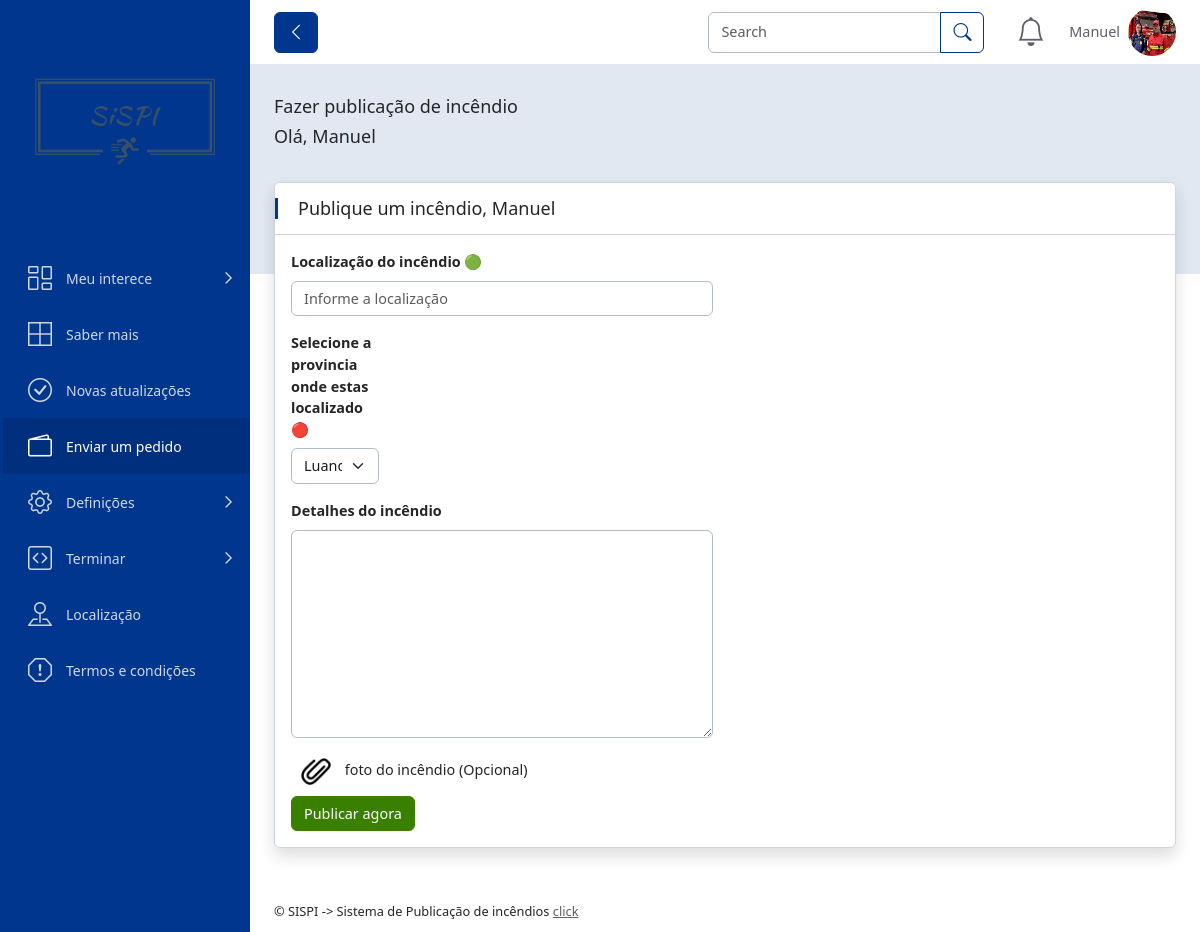
The page /sisai/area_publica.php (signed in) on the database its author committed.
### tables this page shows
CREATE TABLE `usuarios` (
  `id` int(11) NOT NULL,
  `username` varchar(50) NOT NULL,
  `password` varchar(255) NOT NULL,
  `email` varchar(100) NOT NULL,
  `photo` varchar(255) DEFAULT 'default.jpg'
);

### sisai/top.php (the view, shortened to what this page needs)
<?php
 $conn = new mysqli("localhost", "root", "", "publicacao");
?>
    <div class="app-header d-flex align-items-center">
<div class="d-flex">
    <button class="btn btn-primary me-2 pin-sidebar" id="pin-sidebar">
        <i class="bi bi-chevron-left fs-5"></i>
    </button>
</div>
<div class="header-actions">
    <div class="d-lg-block d-none me-2">
        <div class="input-group">
            <input type="text" class="form-control" placeholder="Search" />
            <button class="btn btn-outline-primary" type="button">
                <i class="bi bi-search fs-5"></i>
            </button>
        </div>
    </div>
<div class="dropdown ms-3">
    <a class="dropdown-toggle d-flex p-2 py-3" href="#!" role="button" data-bs-toggle="dropdown" aria-expanded="false">
        <i class="bi bi-bell fs-2 lh-1"></i>
    </a>
        <?php
        $user_id = $_SESSION['id'];
        ?>
</div>
    <div class="dropdown ms-3">
        <?php
         $user_sql = "SELECT username, photo FROM usuarios WHERE id = $user_id";
         $user_result = $conn->query($user_sql);
         $user_row = $user_result->fetch_assoc();
        ?>
        <a id="userSettings" class="dropdown-toggle d-flex py-2 align-items-center text-decoration-none"
            href="#!" role="button" data-bs-toggle="dropdown" aria-expanded="false">
            <?php
            echo '<span class="d-none d-md-block me-2">'. $user_row["username"]. '</span>';
           echo ' <img src="upload/' . $user_row["photo"] . '" class="rounded-circle img-3x" alt="Bootstrap Gallery" />';
            ?>
        </a>
    </div>
</div>
</div>

### sisai/area_publica.php (shortened to what this page needs)
<!DOCTYPE html>
<html lang="en">
	<head>
		<link rel="stylesheet" href="assets/fonts/bootstrap/bootstrap-icons.css" />
		<link rel="stylesheet" href="assets/css/main.min.css" />
		<link rel="stylesheet" href="assets/vendor/overlay-scroll/OverlayScrollbars.min.css" />
	</head>
	<body>
		<div class="page-wrapper">
			<div class="main-container">
				<nav id="sidebar" class="sidebar-wrapper">
					<div class="app-brand px-3 py-3 d-flex align-items-center">
						<a href="index.html">
							<img src="../image/icones/icones2/logo_transparent.png" width="100%"  alt="Sistema de Publicação de incêndios" />
						</a>
					</div>
					<div class="sidebarMenuScroll">
						<ul class="sidebar-menu">
							<li class="treeview">
								<a href="#!">
									<i class="bi bi-columns-gap"></i>
									<span class="menu-text">Meu interece</span>
								</a>
							</li>
							<li>
								<a href="#">
									<i class="bi bi-border-all"></i>
									<span class="menu-text">Saber mais</span>
								</a>
							</li>
							<li>
								<a href="subscribers.html">
									<i class="bi bi-check-circle"></i>
									<span class="menu-text">Novas atualizações</span>
								</a>
							</li>
							<li class="active current-page">
								<a href="contacts.html">
									<i class="bi bi-wallet2"></i>
									<span class="menu-text">Enviar um pedido</span>
								</a>
							</li>
							<li class="treeview">
								<a href="#!">
									<i class="bi bi-gear"></i>
									<span class="menu-text">Definições</span>
								</a>
							</li>
							<li class="treeview">
								<a href="#!">
									<i class="bi bi-code-square"></i>
									<span class="menu-text">Terminar</span>
								</a>
							</li>
							<li>
								<a href="maps.html">
									<i class="bi bi-pin-map"></i>
									<span class="menu-text">Localização</span>
								</a>
							</li>
							<li>
								<a href="maintenance.html">
									<i class="bi bi-exclamation-octagon"></i>
									<span class="menu-text">Termos e condições</span>
								</a>
							</li>
						</ul>
					</div>
				</nav>
				<div class="app-container">
				<?php  include('top.php');?>
                    <div class="app-hero-header">
						<h5 class="fw-light">Fazer publicação de incêndio</h5>
						<h5 class="fw-light">Olá,  <?php echo $user_row['username']?> </h5>
					</div>
		<div class="app-body">
			<div class="row">
				<div class="col-xl-12">
					<div class="card shadow mb-4">
								<div class="card-header">
									<h5 class="card-title">Publique um incêndio,  <?php echo $user_row['username']?></h5>
								</div>
								<div class="card-body">
			<form method="post" action="<?php echo htmlspecialchars($_SERVER["PHP_SELF"]); ?>" enctype="multipart/form-data">
                <div class="create-invoice-wrapper">
                <div class="row">
                 <div class="col-sm-6 col-12">
                 <div class="row">
                    <div class="col-sm-12 col-12">
                 <div class="mb-3">
                 <label for="customerName" class="form-label">Localização do incêndio 🟢</label>
                      <input type="text" require maxlength="80" name="location" id="customerName" class="form-control" require  placeholder="Informe a localização" />
                  </div>
                  </div>
             <div class="col-lg-3 col-sm-4 col-12">
                  <div class="mb-3">
               <label class="form-label">Selecione a provincia onde estas localizado 🔴</label>
                   <select class="form-select" require name="cidade">
                 <option value="Luanda">Luanda</option>
                    </select>
               </div>
          </div>
               <div class="col-sm-12 col-12">
                  <div class="mb-2">
               <label for="msgCustomer" class="form-label">Detalhes do incêndio</label>
                <textarea rows="9" require maxlength="200" name="detalhes" id="msgCustomer" class="form-control"></textarea>
             </div>
            </div>
            <label for="foto">
                <img src="../image/clip.png" class="upload_image" width="30px" alt="">
                <span>foto do incêndio (Opcional)</span>
            </label>
             </div>
                 </div>
                 </div>
                </div>
                 <input type="submit" class="btn btn-success"  value="Publicar agora">
              </form>
				</div>
					</div>
							</div>
						</div>
            </div>
<div class="app-footer">
    <span>© SISPI -> Sistema de Publicação de incêndios</span>
    <a href="envia.php">click</a>
					</div>
				</div>
			</div>
		</div>
	</body>
</html>

### sisai/area_publica.php (style rules this page uses)
.upload_image { margin: 10px; cursor: pointer; }

### rows shown on the page
usuarios: username "Manuel", photo (picture)
